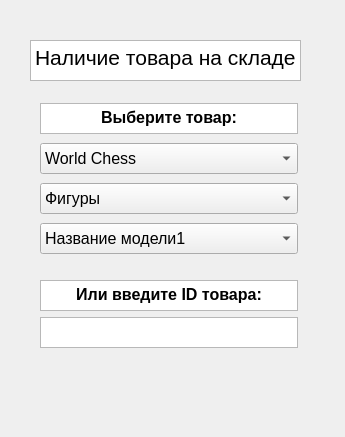
<?xml version="1.0" encoding="UTF-8"?>
<ui version="4.0">
 <class>Dialog</class>
 <widget class="QDialog" name="Dialog">
  <property name="geometry">
   <rect>
    <x>0</x>
    <y>0</y>qwerqwerq
    qwerqwerw<width>345</width>
    <height>437</height>
   </rect>
  </property>
  <property name="windowTitle">
   <string>Dialog</string>
  </property>
  <widget class="QTextBrowser" name="textBrowser_3">
   <property name="geometry">
    <rect>
     <x>30</x>
     <y>40</y>
     <width>271</width>
     <height>41</height>
    </rect>
   </property>
   <property name="maximumSize">
    <size>
     <width>16777215</width>
     <height>41</height>
    </size>
   </property>
   <property name="html">
    <string>&lt;!DOCTYPE HTML PUBLIC &quot;-//W3C//DTD HTML 4.0//EN&quot; &quot;http://www.w3.org/TR/REC-html40/strict.dtd&quot;&gt;
&lt;html&gt;&lt;head&gt;&lt;meta name=&quot;qrichtext&quot; content=&quot;1&quot; /&gt;&lt;style type=&quot;text/css&quot;&gt;
p, li { white-space: pre-wrap; }
&lt;/style&gt;&lt;/head&gt;&lt;body style=&quot; font-family:'MS Shell Dlg 2'; font-size:8.25pt; font-weight:400; font-style:normal;&quot;&gt;
&lt;p style=&quot; margin-top:0px; margin-bottom:0px; margin-left:0px; margin-right:0px; -qt-block-indent:0; text-indent:0px;&quot;&gt;&lt;span style=&quot; font-size:16pt;&quot;&gt;Наличие товара на складе&lt;/span&gt;&lt;/p&gt;&lt;/body&gt;&lt;/html&gt;</string>
   </property>
  </widget>
  <widget class="QWidget" name="layoutWidget">
   <property name="geometry">
    <rect>
     <x>40</x>
     <y>100</y>
     <width>258</width>
     <height>161</height>
    </rect>
   </property>
   <layout class="QVBoxLayout" name="verticalLayout">
    <item>
     <widget class="QTextBrowser" name="textBrowser">
      <property name="maximumSize">
       <size>
        <width>16777215</width>
        <height>31</height>
       </size>
      </property>
      <property name="font">
       <font>
        <family>Yu Gothic UI</family>
        <pointsize>12</pointsize>
        <weight>50</weight>
        <bold>false</bold>
       </font>
      </property>
      <property name="html">
       <string>&lt;!DOCTYPE HTML PUBLIC &quot;-//W3C//DTD HTML 4.0//EN&quot; &quot;http://www.w3.org/TR/REC-html40/strict.dtd&quot;&gt;
&lt;html&gt;&lt;head&gt;&lt;meta name=&quot;qrichtext&quot; content=&quot;1&quot; /&gt;&lt;style type=&quot;text/css&quot;&gt;
p, li { white-space: pre-wrap; }
&lt;/style&gt;&lt;/head&gt;&lt;body style=&quot; font-family:'Yu Gothic UI'; font-size:12pt; font-weight:400; font-style:normal;&quot;&gt;
&lt;p align=&quot;center&quot; style=&quot; margin-top:0px; margin-bottom:0px; margin-left:0px; margin-right:0px; -qt-block-indent:0; text-indent:0px;&quot;&gt;&lt;span style=&quot; font-family:'MS Shell Dlg 2'; font-weight:600;&quot;&gt;Выберите товар:&lt;/span&gt;&lt;/p&gt;&lt;/body&gt;&lt;/html&gt;</string>
      </property>
     </widget>
    </item>
    <item>
     <widget class="QComboBox" name="comboBox">
      <property name="maximumSize">
       <size>
        <width>16777215</width>
        <height>31</height>
       </size>
      </property>
      <property name="font">
       <font>
        <pointsize>12</pointsize>
       </font>
      </property>
      <property name="layoutDirection">
       <enum>Qt::LeftToRight</enum>
      </property>
      <item>
       <property name="text">
        <string>World Chess</string>
       </property>
      </item>
      <item>
       <property name="text">
        <string>WoodGames</string>
       </property>
      </item>
     </widget>
    </item>
    <item>
     <widget class="QComboBox" name="comboBox_2">
      <property name="maximumSize">
       <size>
        <width>16777215</width>
        <height>31</height>
       </size>
      </property>
      <property name="font">
       <font>
        <pointsize>12</pointsize>
       </font>
      </property>
      <item>
       <property name="text">
        <string>Фигуры</string>
       </property>
      </item>
      <item>
       <property name="text">
        <string>Доска</string>
       </property>
      </item>
      <item>
       <property name="text">
        <string>Комплект</string>
       </property>
      </item>
      <item>
       <property name="text">
        <string>Книга</string>
       </property>
      </item>
      <item>
       <property name="text">
        <string>Аксессуар</string>
       </property>
      </item>
     </widget>
    </item>
    <item>
     <widget class="QComboBox" name="comboBox_3">
      <property name="maximumSize">
       <size>
        <width>16777215</width>
        <height>31</height>
       </size>
      </property>
      <property name="font">
       <font>
        <pointsize>12</pointsize>
       </font>
      </property>
      <item>
       <property name="text">
        <string>Название модели1</string>
       </property>
      </item>
      <item>
       <property name="text">
        <string>Название модели2</string>
       </property>
      </item>
      <item>
       <property name="text">
        <string>Название модели3</string>
       </property>
      </item>
     </widget>
    </item>
   </layout>
  </widget>
  <widget class="QWidget" name="layoutWidget">
   <property name="geometry">
    <rect>
     <x>40</x>
     <y>280</y>
     <width>258</width>
     <height>70</height>
    </rect>
   </property>
   <layout class="QVBoxLayout" name="verticalLayout_2">
    <item>
     <widget class="QTextBrowser" name="textBrowser_2">
      <property name="maximumSize">
       <size>
        <width>16777215</width>
        <height>31</height>
       </size>
      </property>
      <property name="font">
       <font>
        <family>Yu Gothic UI</family>
        <pointsize>12</pointsize>
        <weight>50</weight>
        <bold>false</bold>
       </font>
      </property>
      <property name="html">
       <string>&lt;!DOCTYPE HTML PUBLIC &quot;-//W3C//DTD HTML 4.0//EN&quot; &quot;http://www.w3.org/TR/REC-html40/strict.dtd&quot;&gt;
&lt;html&gt;&lt;head&gt;&lt;meta name=&quot;qrichtext&quot; content=&quot;1&quot; /&gt;&lt;style type=&quot;text/css&quot;&gt;
p, li { white-space: pre-wrap; }
&lt;/style&gt;&lt;/head&gt;&lt;body style=&quot; font-family:'Yu Gothic UI'; font-size:12pt; font-weight:400; font-style:normal;&quot;&gt;
&lt;p align=&quot;center&quot; style=&quot; margin-top:0px; margin-bottom:0px; margin-left:0px; margin-right:0px; -qt-block-indent:0; text-indent:0px;&quot;&gt;&lt;span style=&quot; font-family:'MS Shell Dlg 2'; font-weight:600;&quot;&gt;Или введите ID товара:&lt;/span&gt;&lt;/p&gt;&lt;/body&gt;&lt;/html&gt;</string>
      </property>
     </widget>
    </item>
    <item>
     <widget class="QPlainTextEdit" name="plainTextEdit">
      <property name="maximumSize">
       <size>
        <width>16777215</width>
        <height>31</height>
       </size>
      </property>
     </widget>
    </item>
   </layout>
  </widget>
 </widget>
 <resources/>
 <connections/>
</ui>
